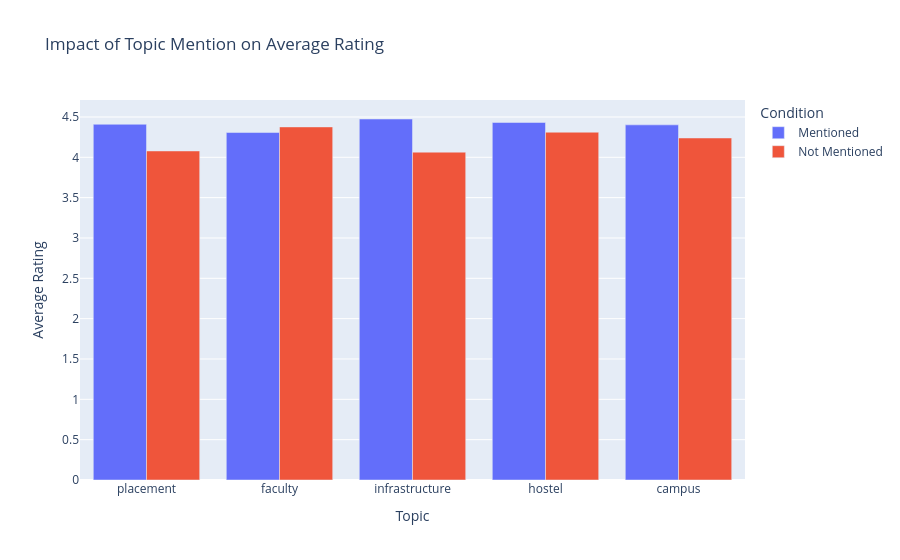

Source (notebook cell):
### Code cell
# 5) Topic mention impact visualization
topic_cols = [c for c in ['placement', 'faculty', 'infrastructure', 'hostel', 'campus'] if c in df.columns]
topic_rows = []

for t in topic_cols:
    yes_mean = df.loc[df[t] == 1, 'rating'].mean()
    no_mean = df.loc[df[t] == 0, 'rating'].mean()
    mentions = int((df[t] == 1).sum())
    topic_rows.append({
        'Topic': t,
        'Mentioned': yes_mean,
        'Not Mentioned': no_mean,
        'Mentions': mentions
    })

topic_df = pd.DataFrame(topic_rows)
topic_melt = topic_df.melt(id_vars=['Topic', 'Mentions'], var_name='Condition', value_name='AvgRating')

fig = px.bar(
    topic_melt,
    x='Topic',
    y='AvgRating',
    color='Condition',
    barmode='group',
    hover_data=['Mentions'],
    title='Impact of Topic Mention on Average Rating'
)
fig.update_layout(yaxis_title='Average Rating')
fig.show()

### Figure 1 — Plotly figure (JSON) as saved in the notebook; plotly's stock layout.template omitted (floating-point values rounded to 4 significant figures)
{"data": [{"alignmentgroup": "True", "customdata": [[14329], [5242], [12155], [6286], [12214]], "hovertemplate": "Condition=Mentioned<br>Topic=%{x}<br>AvgRating=%{y}<br>Mentions=%{customdata[0]}<extra></extra>", "legendgroup": "Mentioned", "marker": {"color": "#636efa", "pattern": {"shape": ""}}, "name": "Mentioned", "offsetgroup": "Mentioned", "orientation": "v", "showlegend": true, "textposition": "auto", "type": "bar", "x": ["placement", "faculty", "infrastructure", "hostel", "campus"], "xaxis": "x", "y": [4.41, 4.307, 4.475, 4.432, 4.402], "yaxis": "y"}, {"alignmentgroup": "True", "customdata": [[14329], [5242], [12155], [6286], [12214]], "hovertemplate": "Condition=Not Mentioned<br>Topic=%{x}<br>AvgRating=%{y}<br>Mentions=%{customdata[0]}<extra></extra>", "legendgroup": "Not Mentioned", "marker": {"color": "#EF553B", "pattern": {"shape": ""}}, "name": "Not Mentioned", "offsetgroup": "Not Mentioned", "orientation": "v", "showlegend": true, "textposition": "auto", "type": "bar", "x": ["placement", "faculty", "infrastructure", "hostel", "campus"], "xaxis": "x", "y": [4.079, 4.377, 4.064, 4.311, 4.239], "yaxis": "y"}], "layout": {"barmode": "group", "legend": {"title": {"text": "Condition"}, "tracegroupgap": 0}, "title": {"text": "Impact of Topic Mention on Average Rating"}, "xaxis": {"anchor": "y", "domain": [0, 1], "title": {"text": "Topic"}}, "yaxis": {"anchor": "x", "domain": [0, 1], "title": {"text": "Average Rating"}}}}
